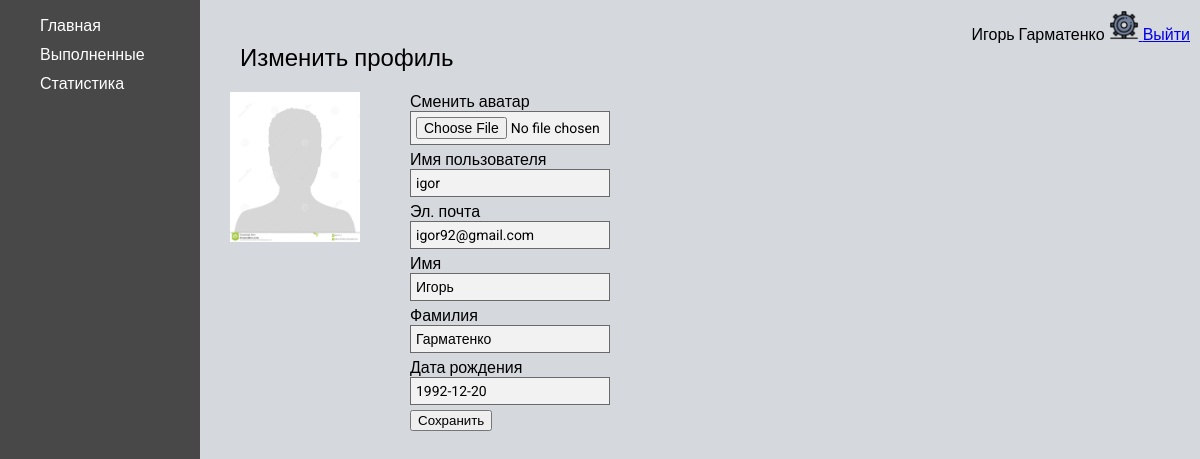
Page /user_settings/ (signed in) on the earlier database version.
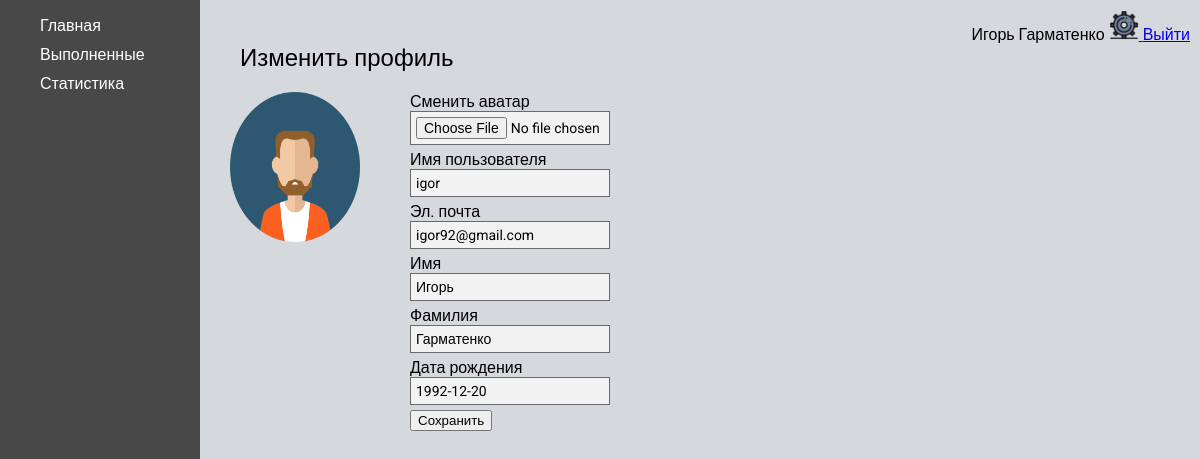
Same page on the later database version.
### ToDo/models.py (models this page shows)
class CustomUser(AbstractUser):
    avatar = models.ImageField(
        blank=True,
        verbose_name='Avatar',
        upload_to=f'images/',
        default='../static/ToDo/images/default.png'
    )
    date_of_birth = models.DateField(blank=True, null=True)

### ToDo/views.py (the view)
# urls.py: path('user_settings/', get_user_edit, name='user_settings'),
def get_user_edit(request):
    if request.POST:
        user_edit_form = CustomUserEditForm(request.POST, request.FILES, instance=request.user)
        if user_edit_form.is_valid():
            user_edit_form.save()
            return redirect('user_settings')
    else:
        user_edit_form = CustomUserEditForm(instance=request.user)
    return render(request, 'ToDo/user_settings.html', {'user_edit_form': user_edit_form, 'menu': home_menu})

### ToDo/forms.py
class CustomUserEditForm(forms.ModelForm):
    avatar = forms.ImageField(required=False,
                              label='Сменить аватар',
                              widget=forms.FileInput(attrs={
                                  'class': 'user_settings__input'
                              }))
    username = forms.CharField(label='Имя пользователя', widget=forms.TextInput(attrs={'class': 'user_settings__input'}))
    email = forms.EmailField(label='Эл. почта', widget=forms.EmailInput(attrs={'class': 'user_settings__input'}))
    first_name = forms.CharField(label='Имя', widget=forms.TextInput(attrs={'class': 'user_settings__input'}))
    last_name = forms.CharField(label='Фамилия', widget=forms.TextInput(attrs={'class': 'user_settings__input'}))
    date_of_birth = forms.DateField(label='Дата рождения', widget=forms.DateInput(attrs={'class': 'user_settings__input'}))
    class Meta:
        model = CustomUser
        fields = ('avatar', 'username', 'email', 'first_name', 'last_name', 'date_of_birth')

### ToDo/templates/ToDo/user_settings.html (shortened to what this page needs)
{% extends 'ToDo/home_base.html' %}
{% block rightbar %}
    <div class="user_settings__title">Изменить профиль</div>
    <div class="user_settings__wrap">
        <div class="user_settings__avatar">
            <img src="{{ user.avatar.url }}" alt="avatar">
        </div>
        <div class="user_settings__data">
            <form method="post" enctype="multipart/form-data">
                {% for field in user_edit_form %}
                    <div>{{ field.label }}</div>
                    <div>{{ field }}</div>
                {% endfor%}
                <input type="submit" class="fadeIn fourth" value="Сохранить">
            </form>
        </div>
    </div>
{% endblock %}

### ToDo/templates/ToDo/home_base.html
{% extends 'ToDo/base.html' %}
{% load static %}
{% block content %}
    <div class="main">
        <div  class="leftbar">
            <ul class="home_menu">
                {% for key, item in menu.items %}
                    <li class="home_menu__item"><a href="#">{{ item }}</a></li>
                {% endfor %}
            </ul>
        </div>
        <div  class="rightbar">
            <div class="home_nav">
                <div class="home_info">
                        {% if request.user.is_authenticated %}
                        <span>{{ user.first_name }} {{ user.last_name }}</span>
                        <a href="{% url 'user_settings' %}">
                            <img class="settings__icon" src="{% static 'ToDo/images/settings.png' %}" alt="settings">
                        </a>
                        <a href="{% url 'logout' %}">Выйти</a>
                    {% endif %}
                </div>
            </div>
            {% block rightbar %}
            {% endblock %}
        </div>
    </div>
{% endblock %}

Differences in the rows shown:
changed CustomUser "Игорь": avatar: picture added in place of a placeholder
